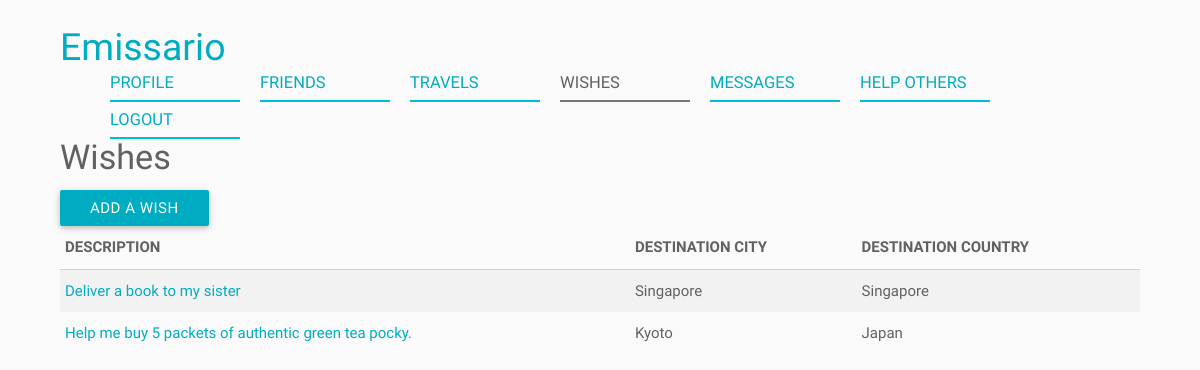
/index.php/wishes (signed in), run on the app's committed database.
### tables this page shows
CREATE TABLE IF NOT EXISTS Wish (
	ID BIGINT NOT NULL AUTO_INCREMENT,
    User_ID BIGINT NOT NULL,
    Description VARCHAR(1000) NOT NULL,
    Image BLOB NULL,
    Weight VARCHAR(50) NULL,
    Destination_City VARCHAR(100) NULL,
    Destination_Country VARCHAR(2) NULL,
    Max_Date DATE NULL,
    Compensation VARCHAR(100) NULL,
    Created_On DATETIME NULL,
    Modified_On DATETIME NULL,
    PRIMARY KEY (ID),
    FOREIGN KEY (User_ID) REFERENCES User (ID)
);

CREATE TABLE IF NOT EXISTS Country (
	Country_Code VARCHAR(2) NOT NULL,
    Country_Name VARCHAR(100) NOT NULL,
    Created_On DATETIME NULL,
    Modified_On DATETIME NULL,
    PRIMARY KEY (Country_Code)
);

### application/controllers/wishes.php (called while the page is built, shortened)
<?php
class Wishes extends Controller
{
	public function index()
	{
		$userID = $GLOBALS["helpers"]->siteHelper->getSession("userID");
		$wishes = $this->beans->wishService->getWishes($userID);
		require APP . 'views/_templates/header.php';
		require APP . 'views/wishes/index.php';
		require APP . 'views/_templates/footer.php';
	}
}

### index.php (called while the page is built, shortened)
<?php
require APP . '/core/controller.php';
$app = new Application();

### application/core/controller.php (called while the page is built, shortened)
<?php
class Controller
{
	function __construct()
	{
		$this->beans = new stdClass();
	}
	private function loadModels()
	{
		require APP . '/core/model.php';
		require APP . '/models/wishModel.php';
	}
	private function loadServices()
	{
		require APP . '/core/service.php';
		require APP . '/services/wishService.php';
	}
}

### application/core/service.php (called while the page is built)
<?php
class Service
{
	function __construct($beans)
	{
		$this->beans = $beans;
	}
}

### application/core/model.php (called while the page is built)
<?php
class Model
{
	function __construct($db)
	{
		try {
			$this->db = $db;
		} catch (PDOException $e) {
			exit('Database connection could not be established.');
		}
	}
}

### application/models/wishModel.php (called while the page is built, shortened)
<?php
class WishModel extends Model
{
	public function getWishes($userID)
	{
		$sql = "SELECT Wish.*,
					DATE_FORMAT(Wish.Max_Date, '%m/%d/%Y') AS Formatted_Max_Date,
					Country.Country_Name AS Destination_Country_Name
				FROM Wish
				LEFT JOIN Country ON Country.Country_Code = Wish.Destination_Country
				WHERE Wish.User_ID = :user_id";
		$parameters = array(":user_id" => $userID);
		$query = $this->db->prepare($sql);
		$query->execute($parameters);
		return $query->fetchAll();
	}
}

### application/services/wishService.php (called while the page is built, shortened)
<?php
class WishService extends Service
{
	public function getWishes($userID)
	{
		return $this->beans->wishModel->getWishes($userID);
	}
}

### application/views/wishes/index.php (the view, shortened to what this page needs)
<div class="container">
	<h4>Wishes</h4>
	<a id="add" class="btn waves-effect waves-light">Add a Wish</a>
	<table class="striped">
		<thead>
			<tr>
				<th>Description</th>
				<th>Destination City</th>
				<th>Destination Country</th>
			</tr>
		</thead>
		<tbody>
			<?php foreach ($wishes as $wish) { ?>
				<tr>
					<td class="truncate">
						<a href="<?php echo URL_WITH_INDEX_FILE . "wishes/view/" . $wish->ID; ?>">
							<?php echo $wish->Description ?>
						</a>
					</td>
					<td><?php echo $wish->Destination_City ?></td>
					<td><?php echo $wish->Destination_Country_Name ?></td>
				</tr>
			<?php } ?>
		</tbody>
	</table>
</div>

### data on the page
wish: Description "Deliver a book to my sister", Destination_City "Singapore", country.Country_Name "Singapore"
wish: Description "Help me buy 5 packets of authentic green tea pocky.", Destination_City "Kyoto", country.Country_Name "Japan"

### other printed values
$viewTitle "PROFILE"
$viewTitle "FRIENDS"
$viewTitle "TRAVELS"
$viewTitle "WISHES"
$viewTitle "MESSAGES"
$viewTitle "HELP OTHERS"
